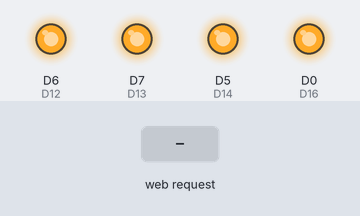
Bench run of a sketch on a simulated ESP8266 (NodeMCU). On the bench: output pins drawn as LEDs (lit = HIGH). The inputs (shaded band) are chosen by the test bench. Pins used as bus, display or sensor lines are not drawn; what the sketch prints to the serial monitor is not drawn.

Above: at 2.2 s.
2.3 s: HTTP request GET /OnLED2 received
At 3.5 s:
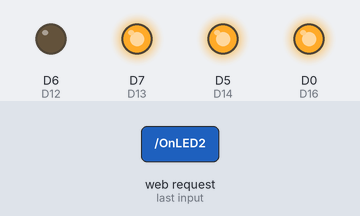
3.8 s: HTTP request GET /OnLED3 received
At 4.7 s:
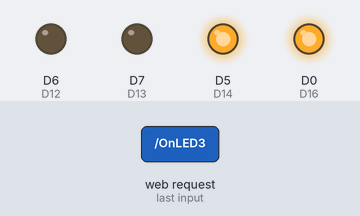
5.3 s: HTTP request GET /OffLED2 received
At 5.9 s:
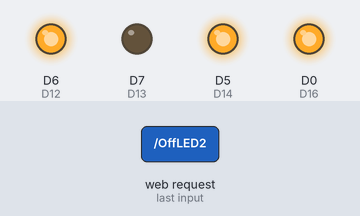
6.8 s: HTTP request GET /OnLED4 received
At 8.0 s:
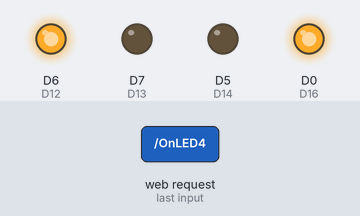
8.3 s: HTTP request GET /OffLED3 received
At 9.4 s:
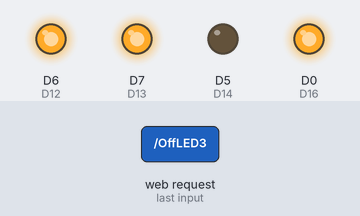
9.8 s: HTTP request GET /OnLED5 received
At 10.5 s:
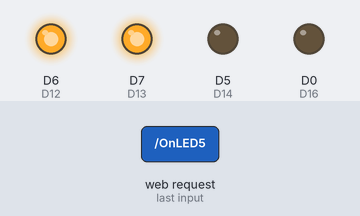
Timing chart, 0 to 12.3 s (numbered marks = the images above; inputs shaded):
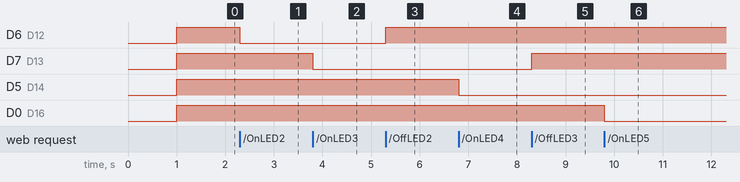

Measured:
- after the input at 2.3 s, D6 (D12): HIGH → LOW at once
- after the input at 3.8 s, D7 (D13): HIGH → LOW at once
- after the input at 5.3 s, D6 (D12): LOW → HIGH at once
- after the input at 6.8 s, D5 (D14): HIGH → LOW at once
- after the input at 8.3 s, D7 (D13): LOW → HIGH at once
- after the input at 9.8 s, D0 (D16): HIGH → LOW at once

The sketch:

program.ino
```cpp
// (licence header left out)
/* Create a WiFi access point and provide a web server on it. */

#include <ESP8266WiFi.h>
#include <WiFiClient.h>
#include <ESP8266WebServer.h>

void writeString(char add,String data);
String read_String(char add);

#ifndef APSSID
#define APSSID "PaulESP"
#define APPSK  "paulsin91@"
#endif

/* Set these to your desired credentials. */
const char *ssid = APSSID;
const char *password = APPSK;

ESP8266WebServer server(80);

int i = 749, j = 255, k = 378;
int AnalogReadValue = 0;

int LED_NUMBER = 16;
int D4 = 4;
int D12 = 12;
int D13 = 13;
int D14 = 14;
int D16 = 16;

//LED_BUILTIN - D2- ESP17
// D4  - ESP19
// D16 - ESP4
// D14 - ESP5
// D12 - ESP6
// D13 - ESP7

/* Just a little test message.  Go to http://192.168.4.1 in a web browser
   connected to this access point to see it.
*/
void handleRoot() {
  server.send(200, "text/plain", String(k));
}

void OnLED1() {
  digitalWrite(D4, LOW);
}
void OffLED1() {
  digitalWrite(D4, HIGH);
}

void OnLED2() {
  digitalWrite(D12, LOW);
}
void OffLED2() {
  digitalWrite(D12, HIGH);
}

void OnLED3() {
  digitalWrite(D13, LOW);
}
void OffLED3() {
  digitalWrite(D13, HIGH);
}

void OnLED4() {
  digitalWrite(D14, LOW);
}
void OffLED4() {
  digitalWrite(D14, HIGH);
}

void OnLED5() {
  digitalWrite(D16, LOW);
}
void OffLED5() {
  digitalWrite(D16, HIGH);
}

void AnalogRead() {
  server.send(200, "text/plain", String(AnalogReadValue));
}

void setup() {
  delay(1000);
  Serial.begin(115200);
  Serial.println();
  Serial.print("Configuring access point...");
  /* You can remove the password parameter if you want the AP to be open. */
  WiFi.mode(WIFI_AP);
  WiFi.softAP(ssid, password);

  IPAddress myIP = WiFi.softAPIP();
  Serial.print("AP IP address: ");
  Serial.println(myIP);

  pinMode(D4, OUTPUT);
  pinMode(D12, OUTPUT);
  pinMode(D13, OUTPUT);
  pinMode(D14, OUTPUT);
  pinMode(D16, OUTPUT);

  digitalWrite(D4, HIGH);
  digitalWrite(D12, HIGH);
  digitalWrite(D13, HIGH);
  digitalWrite(D14, HIGH);
  digitalWrite(D16, HIGH);

  server.on("/", handleRoot);

  server.on("/OnLED1", OnLED1);
  server.on("/OffLED1", OffLED1);

  server.on("/OnLED2", OnLED2);
  server.on("/OffLED2", OffLED2);

  server.on("/OnLED3", OnLED3);
  server.on("/OffLED3", OffLED3);

  server.on("/OnLED4", OnLED4);
  server.on("/OffLED4", OffLED4);

  server.on("/OnLED5", OnLED5);
  server.on("/OffLED5", OffLED5);

  server.on("/AnalogRead", AnalogRead);
  server.begin();
  Serial.println("HTTP server started");
}

void loop() {
  server.handleClient();
  AnalogReadValue++;
  if(AnalogReadValue>=1000) {
    AnalogReadValue = 0;
  }
}
```
